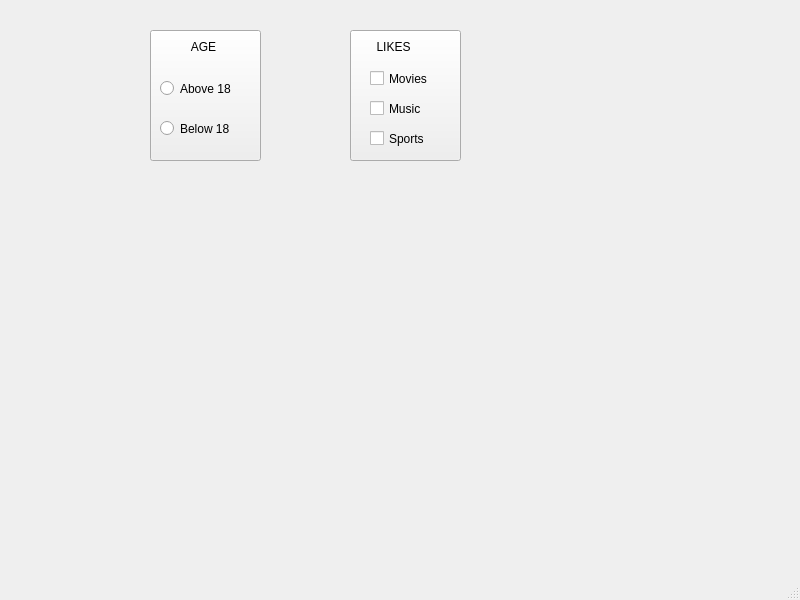
<?xml version="1.0" encoding="UTF-8"?>
<ui version="4.0">
 <class>MainWindow</class>
 <widget class="QMainWindow" name="MainWindow">
  <property name="geometry">
   <rect>
    <x>0</x>
    <y>0</y>
    <width>800</width>
    <height>600</height>
   </rect>
  </property>
  <property name="windowTitle">
   <string>MainWindow</string>
  </property>
  <widget class="QWidget" name="centralwidget">
   <widget class="QPushButton" name="pushButton">
    <property name="geometry">
     <rect>
      <x>150</x>
      <y>30</y>
      <width>111</width>
      <height>131</height>
     </rect>
    </property>
    <property name="text">
     <string/>
    </property>
   </widget>
   <widget class="QPushButton" name="pushButton_2">
    <property name="geometry">
     <rect>
      <x>350</x>
      <y>30</y>
      <width>111</width>
      <height>131</height>
     </rect>
    </property>
    <property name="text">
     <string/>
    </property>
   </widget>
   <widget class="QRadioButton" name="radioButton">
    <property name="geometry">
     <rect>
      <x>160</x>
      <y>80</y>
      <width>82</width>
      <height>17</height>
     </rect>
    </property>
    <property name="text">
     <string>Above 18</string>
    </property>
   </widget>
   <widget class="QRadioButton" name="radioButton_2">
    <property name="geometry">
     <rect>
      <x>160</x>
      <y>120</y>
      <width>82</width>
      <height>17</height>
     </rect>
    </property>
    <property name="text">
     <string>Below 18</string>
    </property>
   </widget>
   <widget class="QCheckBox" name="checkBox">
    <property name="geometry">
     <rect>
      <x>370</x>
      <y>70</y>
      <width>70</width>
      <height>17</height>
     </rect>
    </property>
    <property name="text">
     <string>Movies</string>
    </property>
   </widget>
   <widget class="QCheckBox" name="checkBox_2">
    <property name="geometry">
     <rect>
      <x>370</x>
      <y>100</y>
      <width>70</width>
      <height>17</height>
     </rect>
    </property>
    <property name="text">
     <string>Music</string>
    </property>
   </widget>
   <widget class="QCheckBox" name="checkBox_3">
    <property name="geometry">
     <rect>
      <x>370</x>
      <y>130</y>
      <width>70</width>
      <height>17</height>
     </rect>
    </property>
    <property name="text">
     <string>Sports</string>
    </property>
   </widget>
   <widget class="QLabel" name="label">
    <property name="geometry">
     <rect>
      <x>180</x>
      <y>40</y>
      <width>47</width>
      <height>13</height>
     </rect>
    </property>
    <property name="text">
     <string>AGE</string>
    </property>
    <property name="alignment">
     <set>Qt::AlignCenter</set>
    </property>
   </widget>
   <widget class="QLabel" name="label_2">
    <property name="geometry">
     <rect>
      <x>370</x>
      <y>40</y>
      <width>47</width>
      <height>13</height>
     </rect>
    </property>
    <property name="text">
     <string>LIKES</string>
    </property>
    <property name="alignment">
     <set>Qt::AlignCenter</set>
    </property>
   </widget>
  </widget>
  <widget class="QMenuBar" name="menubar">
   <property name="geometry">
    <rect>
     <x>0</x>
     <y>0</y>
     <width>800</width>
     <height>21</height>
    </rect>
   </property>
  </widget>
  <widget class="QStatusBar" name="statusbar"/>
 </widget>
 <resources/>
 <connections/>
</ui>
